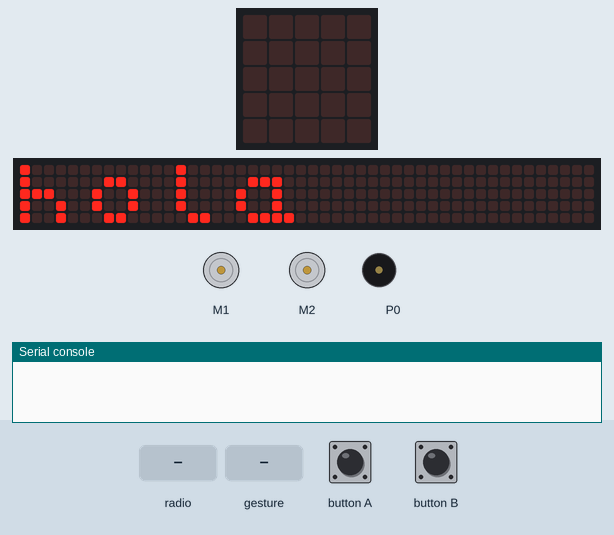
Bench run of a program on a simulated BBC micro:bit (MakeCode). Shown: the board's 5×5 LED display, a strip that is not on the board, showing the scrolling text unrolled, 2 × DC motor (green arrow = forward, orange = backward, longer = faster), buzzer (waves = sounding), the last lines printed to the serial console. The test bench sets the inputs (shaded band). No radio messages arrive unless stated (any console line starting 'radio sent:' is added by the test bench); a tilt is held for 1.5 s and a shake lasts 1 s, then the board lies face up again; the 48×5 strip is a reading aid, not a part: it shows the text the display is scrolling, unrolled, one strip-width of it at a time.

Above: at 8.3 s.
9.8 s: radio message "1" arrives
At 11.0 s:
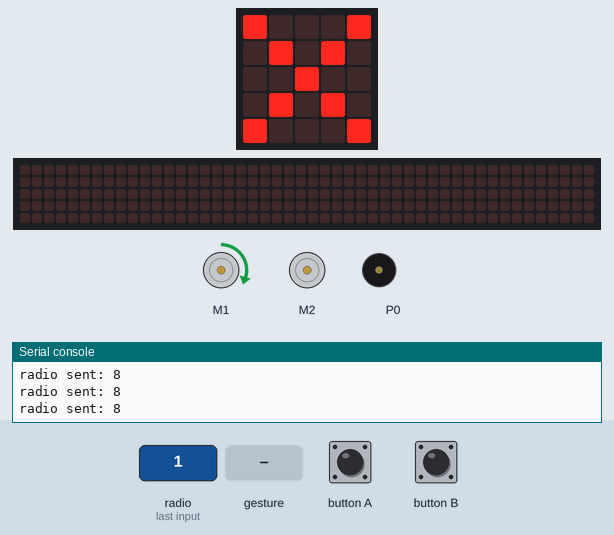
11.3 s: gesture 'tilt right'
At 12.6 s:
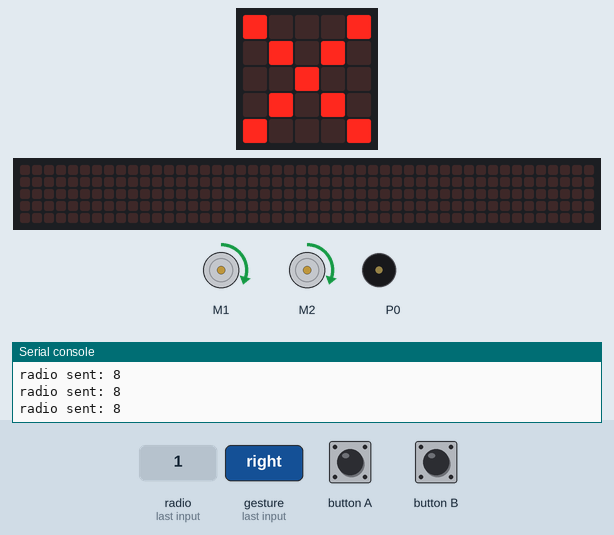
Timing chart, 0 to 14.3 s (numbered marks = the images above; inputs shaded):
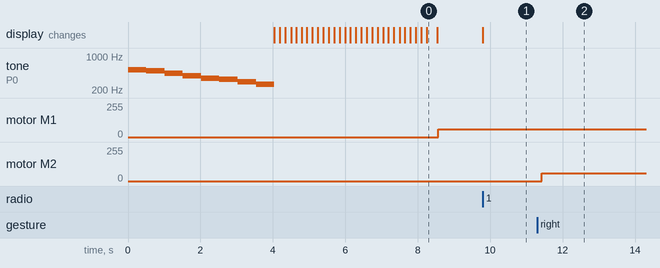

The program:

main.ts
```typescript
radio.onReceivedNumber(function (receivedNumber) {
    basic.showLeds(`
        # . . . #
        . # . # .
        . . # . .
        . # . # .
        # . . . #
        `)
})
input.onButtonPressed(Button.A, function () {
    radio.sendNumber(1)
})
input.onButtonPressed(Button.B, function () {
    radio.sendNumber(2)
})
radio.setGroup(5)
music.playMelody("C5 B A G F E D C ", 120)
basic.showString("hola")
basic.forever(function () {
    radio.sendNumber(8)
    if (input.isGesture(Gesture.TiltRight)) {
        maqueen.motorRun(maqueen.Motors.M2, maqueen.Dir.CW, 60)
    } else {
        maqueen.motorRun(maqueen.Motors.M1, maqueen.Dir.CW, 60)
    }
})
```

test.ts
```typescript
// aquí va el archivo "tests"; esto no se compilará cuando este paquete se utilice como una extensión.
```

Measured:
- after the input at 9.8 s, the display: changes at once (image 1)
- after the input at 11.3 s, motor M2: stopped → forward 60/255 after 0.12 s
